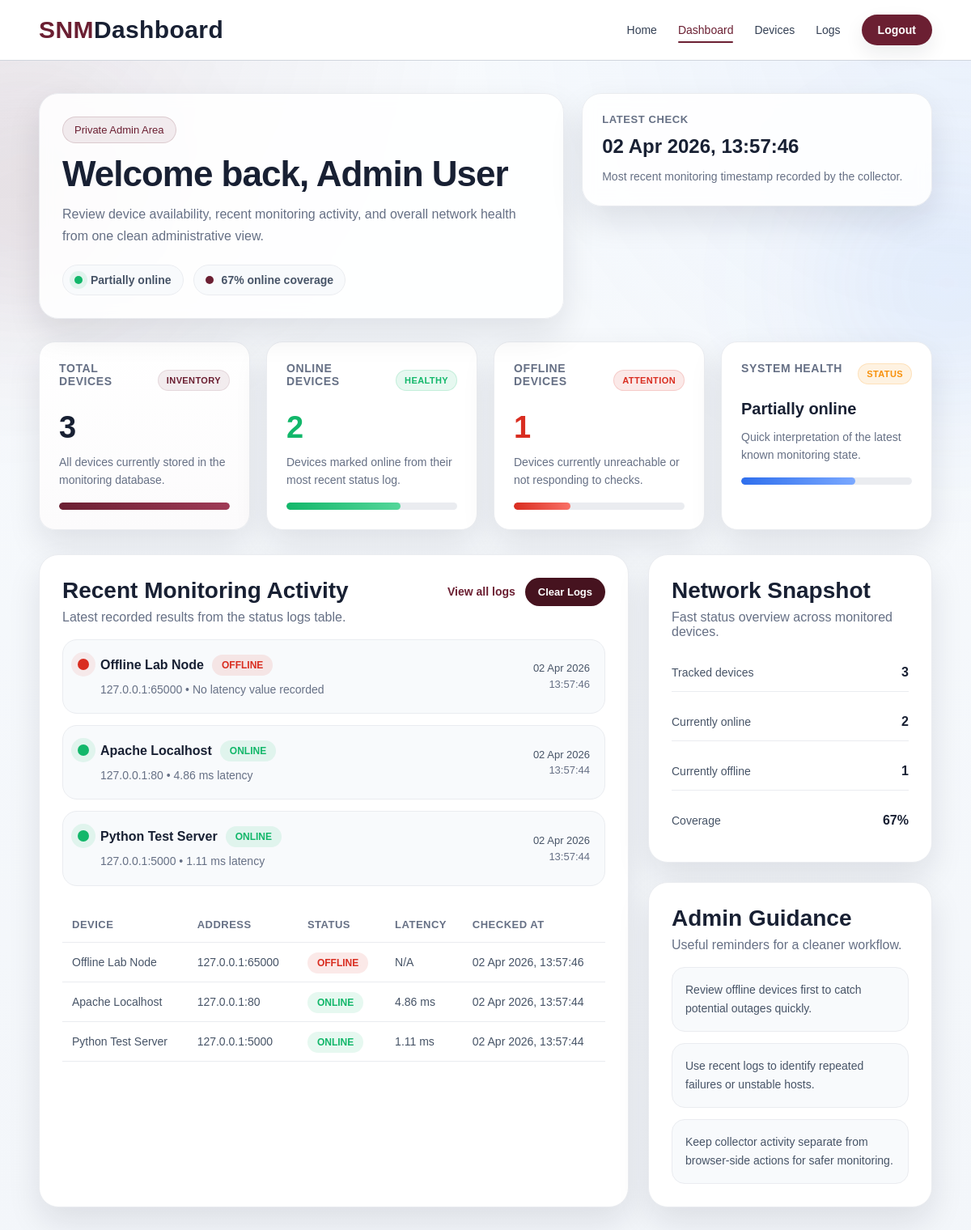
The app's page /dashboard.php (signed in) with its own data.
### tables this page shows
CREATE TABLE `status_logs` (
  `id` int(11) NOT NULL,
  `device_id` int(11) NOT NULL,
  `status` enum('online','offline') NOT NULL,
  `latency_ms` decimal(10,2) DEFAULT NULL,
  `message` varchar(255) DEFAULT NULL,
  `checked_at` timestamp NOT NULL DEFAULT current_timestamp()
);

CREATE TABLE `devices` (
  `id` int(11) NOT NULL,
  `device_name` varchar(100) NOT NULL,
  `ip_address` varchar(45) NOT NULL,
  `port` int(11) NOT NULL,
  `device_type` varchar(50) DEFAULT 'Unknown',
  `notes` text DEFAULT NULL,
  `is_active` tinyint(1) DEFAULT 1,
  `created_at` timestamp NOT NULL DEFAULT current_timestamp()
);

### dashboard.php (the view, shortened to what this page needs)
<?php
require 'database.php';
$admin_name = $_SESSION['admin_name'] ?? 'Administrator';
$total_devices = 0;
$online_devices = 0;
$latest_check = 'No checks recorded yet';
$result = $conn->query("SELECT COUNT(*) AS total FROM devices");
if ($result) {
    $row = $result->fetch_assoc();
    $total_devices = (int)$row['total'];
}
$online_sql = "
    SELECT COUNT(*) AS online_total
    FROM (
        SELECT sl.device_id, sl.status
        FROM status_logs sl
        INNER JOIN (
            SELECT device_id, MAX(checked_at) AS latest_checked
            FROM status_logs
            GROUP BY device_id
        ) latest
        ON sl.device_id = latest.device_id
        AND sl.checked_at = latest.latest_checked
        WHERE sl.status = 'online'
    ) AS current_online
";
$result = $conn->query($online_sql);
if ($result) {
    $row = $result->fetch_assoc();
    $online_devices = (int)$row['online_total'];
}
$offline_devices = $total_devices - $online_devices;
$result = $conn->query("SELECT MAX(checked_at) AS latest_check FROM status_logs");
if ($result) {
    $row = $result->fetch_assoc();
    if (!empty($row['latest_check'])) {
        $latest_check = date('d M Y, H:i:s', strtotime($row['latest_check']));
    }
}
$recent_logs = [];
$logs_sql = "
    SELECT d.device_name, d.ip_address, d.port, sl.status, sl.latency_ms, sl.checked_at
    FROM status_logs sl
    INNER JOIN devices d ON sl.device_id = d.id
    ORDER BY sl.checked_at DESC
    LIMIT 6
";
$result = $conn->query($logs_sql);
if ($result) {
    while ($row = $result->fetch_assoc()) {
        $recent_logs[] = $row;
    }
}
$system_health = 'Needs attention';
$health_class = 'health-warning';
if ($total_devices > 0 && $offline_devices === 0) {
    $system_health = 'Fully operational';
    $health_class = 'health-good';
} elseif ($online_devices > 0) {
    $system_health = 'Partially online';
    $health_class = 'health-warning';
} elseif ($total_devices > 0 && $online_devices === 0) {
    $system_health = 'All devices offline';
    $health_class = 'health-critical';
}
$online_percentage = $total_devices > 0 ? round(($online_devices / $total_devices) * 100) : 0;
$offline_percentage = $total_devices > 0 ? round(($offline_devices / $total_devices) * 100) : 0;
?>
<!DOCTYPE html>
<html lang="en">
<head>
    <link rel="stylesheet" href="style.css">
</head>
<body>
<section class="dashboard-page dashboard-page-enhanced">
    <div class="dashboard-bg-orb dashboard-bg-orb-two"></div>
    <nav class="navbar dashboard-nav">
        <div class="nav-shell">
            <div class="logo">SNM<span>Dashboard</span></div>
            <div class="nav-links">
                <a href="index.php">Home</a>
                <a href="dashboard.php" class="active-link">Dashboard</a>
                <a href="devices.php">Devices</a>
                <a href="logs.php">Logs</a>
                <form method="POST" action="logout.php" class="logout-form">
                    <button type="submit" class="nav-button logout-button">Logout</button>
                </form>
            </div>
        </div>
    </nav>
    <div class="dashboard-container">
        <div class="dashboard-hero-panel">
            <div class="dashboard-hero-copy">
                <p class="dashboard-tag">Private Admin Area</p>
                <h1>Welcome back, <?php echo htmlspecialchars($admin_name); ?></h1>
                <p class="dashboard-subtext">
                    Review device availability, recent monitoring activity, and overall network health from one clean administrative view.
                </p>
                <div class="dashboard-hero-meta">
                    <div class="meta-chip">
                        <span class="meta-dot meta-dot-live"></span>
                        <span><?php echo htmlspecialchars($system_health); ?></span>
                    </div>
                    <div class="meta-chip">
                        <span class="meta-dot"></span>
                        <span><?php echo $online_percentage; ?>% online coverage</span>
                    </div>
                </div>
            </div>
            <div class="dashboard-hero-side">
                <div class="hero-side-card">
                    <span class="hero-side-label">Latest Check</span>
                    <strong><?php echo htmlspecialchars($latest_check); ?></strong>
                    <p>Most recent monitoring timestamp recorded by the collector.</p>
                </div>
            </div>
        </div>
        <div class="summary-grid summary-grid-enhanced">
            <div class="summary-card summary-card-primary">
                <div class="summary-card-top">
                    <h3>Total Devices</h3>
                    <span class="summary-pill">Inventory</span>
                </div>
                <div class="summary-number"><?php echo $total_devices; ?></div>
                <p>All devices currently stored in the monitoring database.</p>
                <div class="summary-progress-track">
                    <div class="summary-progress-fill devices-fill" style="width: 100%;"></div>
                </div>
            </div>
            <div class="summary-card">
                <div class="summary-card-top">
                    <h3>Online Devices</h3>
                    <span class="summary-pill success-pill">Healthy</span>
                </div>
                <div class="summary-number status-online-text"><?php echo $online_devices; ?></div>
                <p>Devices marked online from their most recent status log.</p>
                <div class="summary-progress-track">
                    <div class="summary-progress-fill online-fill" style="width: <?php echo $online_percentage; ?>%;"></div>
                </div>
            </div>
            <div class="summary-card">
                <div class="summary-card-top">
                    <h3>Offline Devices</h3>
                    <span class="summary-pill danger-pill">Attention</span>
                </div>
                <div class="summary-number status-offline-text"><?php echo $offline_devices; ?></div>
                <p>Devices currently unreachable or not responding to checks.</p>
                <div class="summary-progress-track">
                    <div class="summary-progress-fill offline-fill" style="width: <?php echo $offline_percentage; ?>%;"></div>
                </div>
            </div>
            <div class="summary-card">
                <div class="summary-card-top">
                    <h3>System Health</h3>
                    <span class="summary-pill <?php echo $health_class; ?>">Status</span>
                </div>
                <div class="summary-small"><?php echo htmlspecialchars($system_health); ?></div>
                <p>Quick interpretation of the latest known monitoring state.</p>
                <div class="summary-progress-track">
                    <div class="summary-progress-fill health-fill" style="width: <?php echo $online_percentage; ?>%;"></div>
                </div>
            </div>
        </div>
        <div class="dashboard-main-grid">
            <div class="dashboard-panel dashboard-panel-large">
                <div class="panel-header panel-header-row">
                    <div>
                        <h2>Recent Monitoring Activity</h2>
                        <p>Latest recorded results from the status logs table.</p>
                    </div>
                    <div class="panel-actions">
                        <a href="logs.php" class="panel-link">View all logs</a>
                        <form method="POST" class="clear-logs-form"
                              onsubmit="return confirm('Are you sure you want to delete all logs? This cannot be undone.');">
                            <button type="submit" name="clear_logs" class="btn-danger">Clear Logs</button>
                        </form>
                    </div>
                </div>
                <?php if (!empty($recent_logs)): ?>
                    <div class="activity-list">
                        <?php foreach ($recent_logs as $log): ?>
                            <div class="activity-item">
                                <div class="activity-left">
                                    <div class="activity-icon <?php echo $log['status'] === 'online' ? 'activity-icon-online' : 'activity-icon-offline'; ?>"></div>
                                    <div class="activity-copy">
                                        <div class="activity-title-row">
                                            <strong><?php echo htmlspecialchars($log['device_name']); ?></strong>
                                            <?php if ($log['status'] === 'online'): ?>
                                                <span class="badge online">ONLINE</span>
                                            <?php else: ?>
                                                <span class="badge offline">OFFLINE</span>
                                            <?php endif; ?>
                                        </div>
                                        <p>
                                            <?php echo htmlspecialchars($log['ip_address']) . ':' . htmlspecialchars($log['port']); ?>
                                            <?php if ($log['latency_ms'] !== null): ?>
                                                • <?php echo htmlspecialchars($log['latency_ms']); ?> ms latency
                                            <?php else: ?>
                                                • No latency value recorded
                                            <?php endif; ?>
                                        </p>
                                    </div>
                                </div>
                                <div class="activity-time">
                                    <?php echo htmlspecialchars(date('d M Y', strtotime($log['checked_at']))); ?><br>
                                    <span><?php echo htmlspecialchars(date('H:i:s', strtotime($log['checked_at']))); ?></span>
                                </div>
                            </div>
                        <?php endforeach; ?>
                    </div>
                    <div class="table-wrapper desktop-table-wrapper">
                        <table class="dashboard-table">
                            <thead>
                                <tr>
                                    <th>Device</th>
                                    <th>Address</th>
                                    <th>Status</th>
                                    <th>Latency</th>
                                    <th>Checked At</th>
                                </tr>
                            </thead>
                            <tbody>
                                <?php foreach ($recent_logs as $log): ?>
                                    <tr>
                                        <td><?php echo htmlspecialchars($log['device_name']); ?></td>
                                        <td><?php echo htmlspecialchars($log['ip_address']) . ':' . htmlspecialchars($log['port']); ?></td>
                                        <td>
                                            <?php if ($log['status'] === 'online'): ?>
                                                <span class="badge online">ONLINE</span>
                                            <?php else: ?>
                                                <span class="badge offline">OFFLINE</span>
                                            <?php endif; ?>
                                        </td>
                                        <td>
                                            <?php echo $log['latency_ms'] !== null ? htmlspecialchars($log['latency_ms']) . ' ms' : 'N/A'; ?>
                                        </td>
                                        <td><?php echo htmlspecialchars(date('d M Y, H:i:s', strtotime($log['checked_at']))); ?></td>
                                    </tr>
                                <?php endforeach; ?>
                            </tbody>
                        </table>
                    </div>
                <?php endif; ?>
            </div>
            <div class="dashboard-side-stack">
                <div class="dashboard-panel side-panel">
                    <div class="panel-header">
                        <h2>Network Snapshot</h2>
                        <p>Fast status overview across monitored devices.</p>
                    </div>
                    <div class="snapshot-list">
                        <div class="snapshot-row">
                            <span>Tracked devices</span>
                            <strong><?php echo $total_devices; ?></strong>
                        </div>
                        <div class="snapshot-row">
                            <span>Currently online</span>
                            <strong class="status-online-text"><?php echo $online_devices; ?></strong>
                        </div>
                        <div class="snapshot-row">
                            <span>Currently offline</span>
                            <strong class="status-offline-text"><?php echo $offline_devices; ?></strong>
                        </div>
                        <div class="snapshot-row">
                            <span>Coverage</span>
                            <strong><?php echo $online_percentage; ?>%</strong>
                        </div>
                    </div>
                </div>
                <div class="dashboard-panel side-panel">
                    <div class="panel-header">
                        <h2>Admin Guidance</h2>
                        <p>Useful reminders for a cleaner workflow.</p>
                    </div>
                    <div class="guidance-list">
                        <div class="guidance-item">
                            Review offline devices first to catch potential outages quickly.
                        </div>
                        <div class="guidance-item">
                            Use recent logs to identify repeated failures or unstable hosts.
                        </div>
                        <div class="guidance-item">
                            Keep collector activity separate from browser-side actions for safer monitoring.
                        </div>
                    </div>
                </div>
            </div>
        </div>
    </div>
</section>
</body>
</html>

### records on screen
status_logs: device.device_name "Offline Lab Node", status "OFFLINE", device.ip_address "127.0.0.1", device.port "65000", shows "• No latency value recorded", checked_at "02 Apr 2026", checked_at "13:57:46", shows "N/A", checked_at "02 Apr 2026, 13:57:46"
status_logs: device.device_name "Apache Localhost", status "ONLINE", device.ip_address "127.0.0.1", device.port "80", latency_ms "4.86", checked_at "02 Apr 2026", checked_at "13:57:44", checked_at "02 Apr 2026, 13:57:44"
status_logs: device.device_name "Python Test Server", status "ONLINE", device.ip_address "127.0.0.1", device.port "5000", latency_ms "1.11", checked_at "02 Apr 2026", checked_at "13:57:44", checked_at "02 Apr 2026, 13:57:44"

### other values on screen
$admin_name "Admin User"
$system_health "Partially online"
$online_percentage "67"
$latest_check "02 Apr 2026, 13:57:46"
$total_devices "3"
$online_devices "2"
$offline_devices "1"
